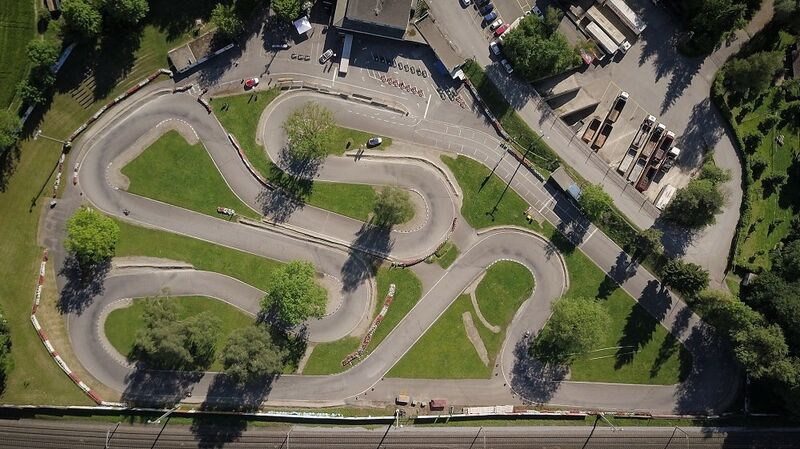
#> input picture Karting_Wohlen_5.jpg, 800 x 449 px
$ python segment.py
#> lines starting #> are read from the running program, lines starting #| are printed output that depends on the picture; after the words box and inside, x2 and y2 are one past the last pixel; in counts of white or black regions, pixels touching at a corner belong together
"""
Generate per-class binary masks from the aerial track photo, plus a colored
segmentation overlay and a dedicated track-border mask.

Run:
    python3 segment.py

Outputs (PNG, same resolution as the source):
    mask_asphalt.png  mask_grass.png  mask_curb.png  mask_tree.png
    mask_paint.png    mask_border.png segmentation.png
"""

from pathlib import Path
import numpy as np
from PIL import Image

SRC = Path(__file__).parent / "Karting_Wohlen_5.jpg"
OUT = Path(__file__).parent

# ---------- classification ----------
def classify(rgb: np.ndarray) -> dict[str, np.ndarray]:
    r = rgb[..., 0].astype(np.int16)
    g = rgb[..., 1].astype(np.int16)
    b = rgb[..., 2].astype(np.int16)
    lum = 0.299 * r + 0.587 * g + 0.114 * b
    mx = np.maximum(np.maximum(r, g), b)
    mn = np.minimum(np.minimum(r, g), b)

    greenish = (g > r + 8) & (g > b + 4)
    isgray   = (mx - mn) < 22
    isred    = (r > g + 30) & (r > b + 30)
    isbright = lum > 215
    isdark   = lum < 55

    tree    = greenish & (lum < 90)
    grass   = greenish & ~tree
    curb    = isred
    asphalt = isgray & (lum < 175) & ~grass & ~tree
    paint   = isbright & ~grass & ~tree
    shadow  = isdark & ~tree

    # Treat shadow as asphalt for downstream use (most shadows in the photo fall on tarmac).
    asphalt = asphalt | shadow

    other = ~(tree | grass | curb | asphalt | paint)
    return dict(tree=tree, grass=grass, curb=curb, asphalt=asphalt, paint=paint, other=other)

# ---------- binary morphology (no scipy) ----------
def shift(a: np.ndarray, dy: int, dx: int) -> np.ndarray:
    out = np.zeros_like(a)
    h, w = a.shape
    ys = slice(max(0, dy), h + min(0, dy))
    xs = slice(max(0, dx), w + min(0, dx))
    yt = slice(max(0, -dy), h + min(0, -dy))
    xt = slice(max(0, -dx), w + min(0, -dx))
    out[ys, xs] = a[yt, xt]
    return out

def dilate(m, iters=1):
    for _ in range(iters):
        m = m | shift(m, 1, 0) | shift(m, -1, 0) | shift(m, 0, 1) | shift(m, 0, -1)
    return m

def erode(m, iters=1):
    for _ in range(iters):
        m = m & shift(m, 1, 0) & shift(m, -1, 0) & shift(m, 0, 1) & shift(m, 0, -1)
    return m

def opening(m, k=1): return dilate(erode(m, k), k)
def closing(m, k=1): return erode(dilate(m, k), k)

def connected_components(m: np.ndarray) -> tuple[np.ndarray, list[int]]:
    """Label 4-connected components. Returns (labels, sizes_sorted_desc)."""
    from collections import deque
    h, w = m.shape
    labels = np.zeros((h, w), dtype=np.int32)
    sizes: list[int] = [0]  # label 0 = background
    next_id = 1
    for y in range(h):
        for x in range(w):
            if not m[y, x] or labels[y, x]:
                continue
            q = deque([(y, x)])
            labels[y, x] = next_id
            count = 0
            while q:
                cy, cx = q.popleft()
                count += 1
                for dy, dx in ((1, 0), (-1, 0), (0, 1), (0, -1)):
                    ny, nx = cy + dy, cx + dx
                    if 0 <= ny < h and 0 <= nx < w and m[ny, nx] and not labels[ny, nx]:
                        labels[ny, nx] = next_id
                        q.append((ny, nx))
            sizes.append(count)
            next_id += 1
    return labels, sizes

# ---------- main ----------
def main():
    img = Image.open(SRC).convert("RGB")
#> img is the input picture: PIL image 800x449 RGB; mean R, G, B 99.2, 97.4, 77.3
    rgb = np.array(img)
    masks = classify(rgb)
#> in classify, `r = rgb[..., 0].astype(np.int16)`:
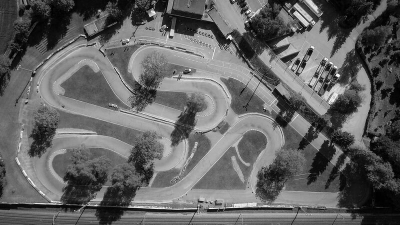
#> r: shape (449, 800) int16 (shown at 1/2 size); min 0, max 255, mean 99.2
#> in classify, `b = rgb[..., 2].astype(np.int16)`:
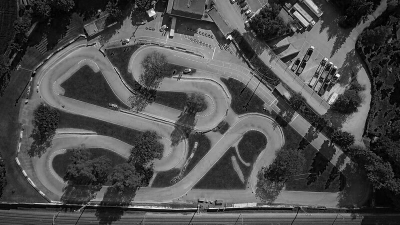
#> b: shape (449, 800) int16 (shown at 1/2 size); min 0, max 255, mean 77.3
#> in classify, `greenish = (g > r + 8) & (g > b + 4)`:
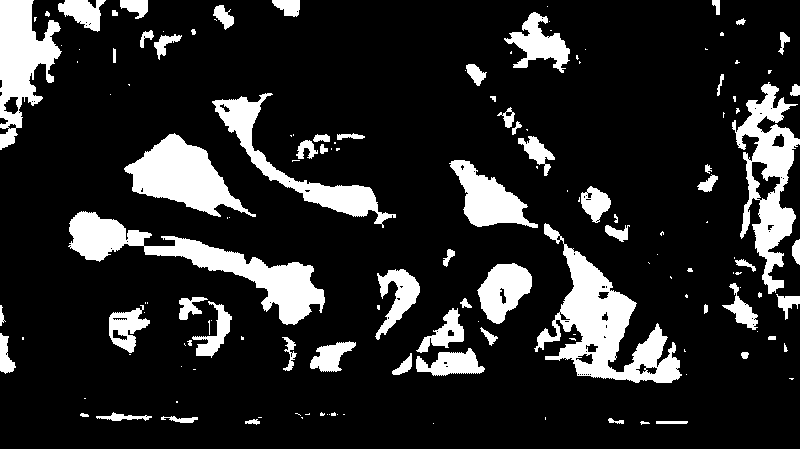
#> greenish: shape (449, 800) bool; 15.9% white; 148 white regions (80 under 20 px), largest, box (x1, y1, x2, y2) and area: (534, 223, 682, 383) 8070, (68, 211, 325, 325) 7326, (732, 82, 800, 294) 5750
#> in classify, `other = ~(tree | grass | curb | asphalt | paint)`:
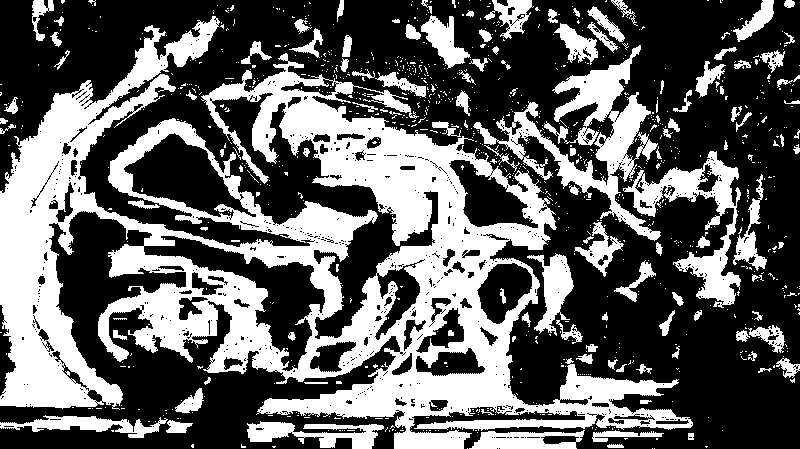
#> other: shape (449, 800) bool; 37.7% white; 977 white regions (859 under 20 px), largest, box (x1, y1, x2, y2) and area: (0, 16, 693, 449) 96804, (473, 45, 661, 241) 8684, (623, 151, 741, 308) 5097
#> masks = 6 items

    # Cleanup: close small gaps in asphalt, open to drop speckle. Same idea for grass/tree.
    masks["asphalt"] = opening(closing(masks["asphalt"], k=2), k=1)
#> the loop in erode, `for _ in range(iters):` made 2 passes
#> the loop in erode (call 2), `for _ in range(iters):` made 1 pass
#> the loop in dilate (call 2), `for _ in range(iters):` made 1 pass
    masks["grass"]   = opening(closing(masks["grass"],   k=1), k=1)
    masks["tree"]    = opening(closing(masks["tree"],    k=1), k=1)
    masks["curb"]    = closing(masks["curb"], k=1)

    # Track = connected asphalt component(s). Aggressive closing first to bridge gaps caused by
    # trees overhanging the tarmac (which would otherwise split the track into many small blobs).
    asphalt = masks["asphalt"]
    asphalt_bridged = closing(asphalt, k=4)
#> after the loop in dilate (call 8), `for _ in range(iters):`:
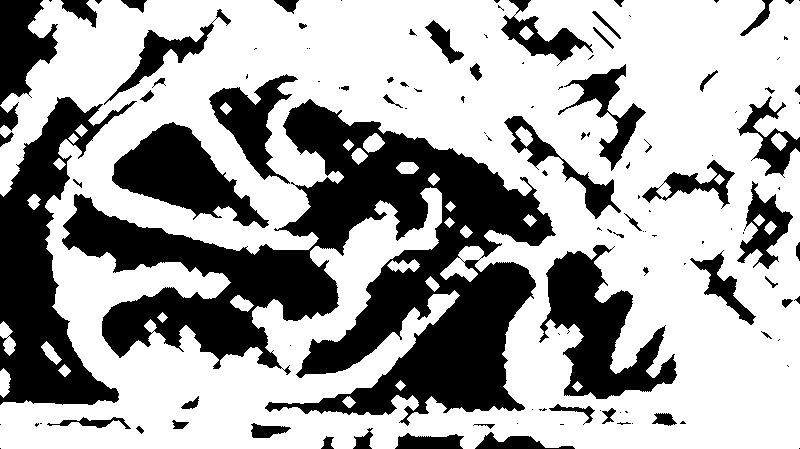
#> m: shape (449, 800) bool; 65.2% white; 125 black regions (64 under 20 px), largest, box (x1, y1, x2, y2) and area: (62, 99, 556, 426) 62137, (0, 97, 137, 405) 17134, (539, 245, 677, 399) 9407
    labels, sizes = connected_components(asphalt_bridged)
#> after the loop in connected_components, `for y in range(h):`:
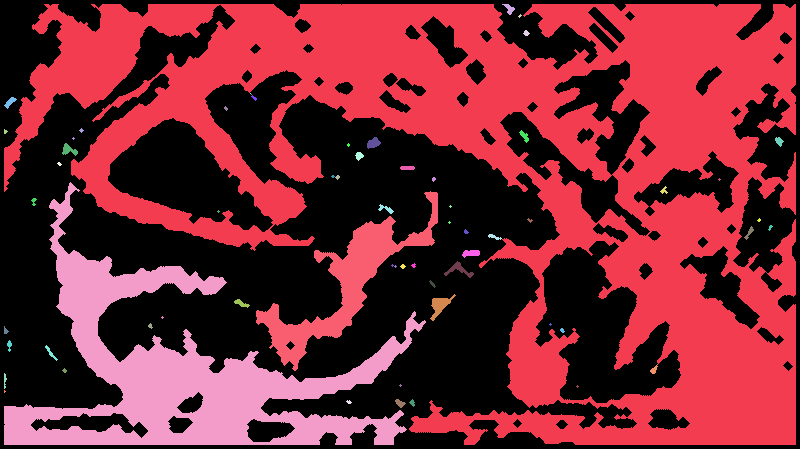
#> labels: shape (449, 800) int32; 66 distinct labels, from 0 to 65; one colour per label, 0 black
#> sizes = 66 values, max 139822 at index 1, min 0 at index 0, mean 2696.5

    import sys
    seed = None
    if len(sys.argv) >= 3:
        seed = (int(sys.argv[2]), int(sys.argv[1]))   # (y, x) from "x y" args (image coords)
    if seed is not None and 0 <= seed[0] < labels.shape[0] and 0 <= seed[1] < labels.shape[1]:
        best_label = int(labels[seed])
        if best_label == 0:
            print(f"warning: seed pixel {seed[::-1]} is not asphalt; falling back to largest blob")
            best_label = int(np.argmax(sizes[1:])) + 1 if len(sizes) > 1 else 0
    else:
        best_label = int(np.argmax(sizes[1:])) + 1 if len(sizes) > 1 else 0
#> best_label = 1

    track = (labels == best_label) & asphalt    # intersect with raw mask so closing-filled gaps are not "drivable"
#> track: shape (449, 800) bool; 36.5% white; 29 white regions (12 under 20 px), largest, box (x1, y1, x2, y2) and area: (4, 4, 796, 445) 125465, (269, 97, 324, 184) 1771, (409, 410, 585, 445) 1555
    track = closing(track, k=1)
#> the loop in dilate (call 9), `for _ in range(iters):` made 1 pass
#> pass 1, in dilate (call 9), `m = m | shift(m, 1, 0) | shift(m, -1, 0) | shift(m, 0, 1) | shift(m, 0..`:
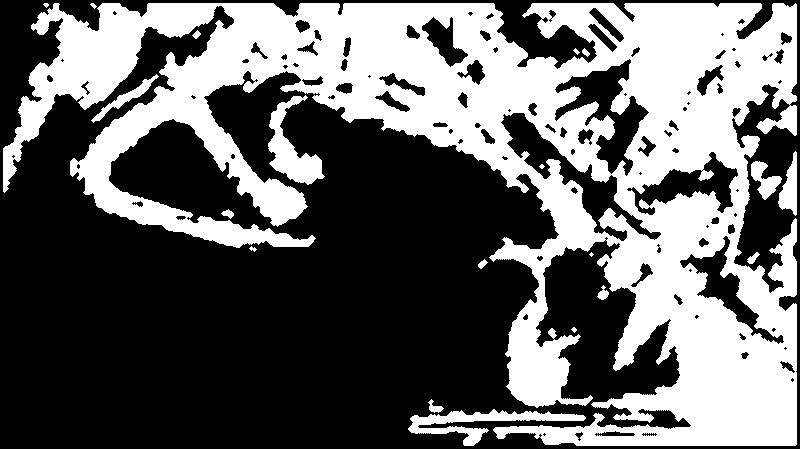
#> m: shape (449, 800) bool; 40% white; 20 white regions (3 under 20 px), largest, box (x1, y1, x2, y2) and area: (3, 3, 797, 446) 137081, (408, 409, 586, 446) 2081, (268, 95, 325, 185) 2044
    masks["track"] = track

    # Track border = boundary of the track region (the actual usable border).
    track_border = track & ~erode(track, iters=1)
    track_border = dilate(track_border, iters=1)
    masks["track_border"] = track_border

    # Generic asphalt border (kept for reference: borders of every asphalt blob).
    border = asphalt & ~erode(asphalt, iters=1)
    border = dilate(border, iters=1)
    masks["border"] = border

    # Save individual masks
    for name, m in masks.items():
        if name == "other":
            continue
        Image.fromarray((m.astype(np.uint8) * 255), mode="L").save(OUT / f"mask_{name}.png")
#> this loop made 9 passes
#> name on passes 1 to 8: 'tree', 'grass', 'curb', 'asphalt', 'paint', 'other', 'track', 'track_border'

    # Color-coded segmentation for visual inspection.
    palette = {
        "asphalt":      ( 80,  80,  80),
        "track":        ( 40,  40,  40),
        "grass":        ( 60, 160,  70),
        "tree":         ( 20,  80,  30),
        "curb":         (220,  40,  40),
        "paint":        (240, 240, 240),
        "border":       (200, 160,   0),
        "track_border": (255, 230,   0),
        "other":        (140, 110,  90),
    }
    seg = np.zeros_like(rgb)
    # Paint in priority order so higher-priority classes win on overlap.
    order = ["other", "grass", "tree", "asphalt", "track", "paint", "curb", "border", "track_border"]
    for name in order:
        if name not in masks: continue
        seg[masks[name]] = palette[name]
    Image.fromarray(seg).save(OUT / "segmentation.png")

    # Print pixel counts so you can sanity-check the classifier.
    total = rgb.shape[0] * rgb.shape[1]
    print(f"image: {rgb.shape[1]}x{rgb.shape[0]} ({total} px)")
#| image: 800x449 (359200 px)
    for name, m in masks.items():
        pct = 100.0 * m.sum() / total
        print(f"  {name:8s} {int(m.sum()):>8d} px  {pct:5.1f}%")
#> this loop made 9 passes
#> (name, pct) on passes 1 to 8: ('tree', 9.27), ('grass', 8.01), ('curb', 0.255), ('asphalt', 47.49), ('paint', 0.533), ('other', 37.71), ('track', 36.53), ('track_border', 10.49)
#> (printed output is left out)

if __name__ == "__main__":
    main()

$ run again, with Gemini_Generated_Image_96t4n296t4n296t4.png saved as Karting_Wohlen_5.jpg
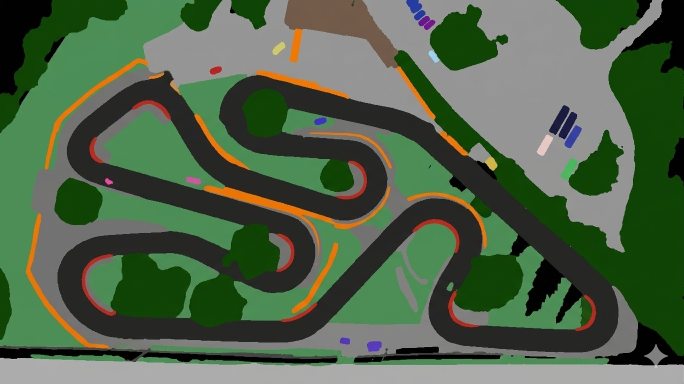
#> input picture Gemini_Generated_Image_96t4n296t4n296t4.png, 1368 x 768 px (shown at 1/2 size)
#> in main, img is the input picture: PIL image 1368x768 RGB; mean R, G, B 79.1, 99, 72.1
#> greenish: shape (768, 1368) bool; 43.2% white; 26 white regions (6 under 20 px), largest, box (x1, y1, x2, y2) and area: (788, 81, 1368, 713) 95727, (0, 0, 446, 697) 93218, (176, 434, 724, 656) 50590
#> isgray: shape (768, 1368) bool; 52.2% white; 32 black regions (2 under 20 px), largest, box (x1, y1, x2, y2) and area: (569, 0, 1368, 712) 111697, (0, 0, 445, 700) 102378, (161, 222, 786, 655) 82020
#> isred: shape (768, 1368) bool; 3.5% white; 34 white regions (4 under 20 px), largest, box (x1, y1, x2, y2) and area: (408, 371, 782, 508) 6059, (52, 426, 218, 699) 3841, (90, 117, 297, 339) 2982
#> isbright: shape (768, 1368) bool; 0% white in thin lines or dots, all inside (x1, y1, x2, y2) = (1075, 270, 1314, 732)
#> isdark: shape (768, 1368) bool; 43.6% white; 109 white regions (91 under 20 px), largest, box (x1, y1, x2, y2) and area: (115, 0, 1368, 731) 370558, (0, 0, 255, 266) 28557, (860, 9, 1016, 141) 11492
#> tree: shape (768, 1368) bool; 21.4% white; 55 white regions (22 under 20 px), largest, box (x1, y1, x2, y2) and area: (788, 81, 1368, 713) 93316, (221, 504, 595, 656) 25671, (0, 0, 255, 266) 17619
#> grass: shape (768, 1368) bool; 21.8% white; 47 white regions (16 under 20 px), largest, box (x1, y1, x2, y2) and area: (0, 0, 446, 695) 69539, (656, 448, 911, 652) 24661, (204, 221, 450, 380) 18463
#> shadow: shape (768, 1368) bool; 22.7% white; 125 white regions (104 under 20 px), largest, box (x1, y1, x2, y2) and area: (115, 141, 1237, 705) 199437, (0, 0, 103, 189) 10536, (1243, 0, 1368, 145) 7515
#> other: shape (768, 1368) bool; 2.5% white; 354 white regions (311 under 20 px), largest, box (x1, y1, x2, y2) and area: (569, 0, 870, 241) 13997, (811, 0, 872, 62) 1728, (1127, 250, 1165, 298) 992
#> masks = 6 items
#> the loop in erode, `for _ in range(iters):` made 2 passes
#> the loop in erode (call 2), `for _ in range(iters):` made 1 pass
#> the loop in dilate (call 2), `for _ in range(iters):` made 1 pass
#> after the loop in dilate (call 8), `for _ in range(iters):`:
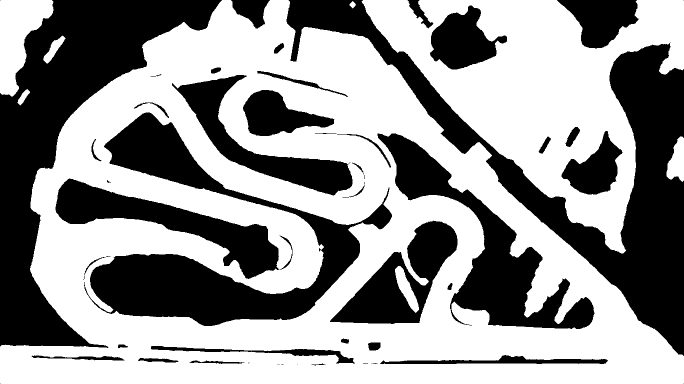
#> m: shape (768, 1368) bool (shown at 1/2 size); 58.2% white; 55 black regions (18 under 20 px), largest, box (x1, y1, x2, y2) and area: (573, 0, 1368, 712) 103571, (0, 0, 444, 696) 97624, (168, 225, 784, 652) 72062
#> in main, `labels, sizes = connected_components(asphalt_bridged)`: sizes = [0, 9417, 397044, 118943, 21, 430, 107, 1304, 8, 1, 1, 734, 1047]
#> best_label = 2
#> track: shape (768, 1368) bool; 37.6% white; 2 white regions, box (x1, y1, x2, y2) and area: (4, 4, 1364, 764) 394002, (674, 329, 726, 390) 1030
#> in main, `track_border = track & ~erode(track, iters=1)`:
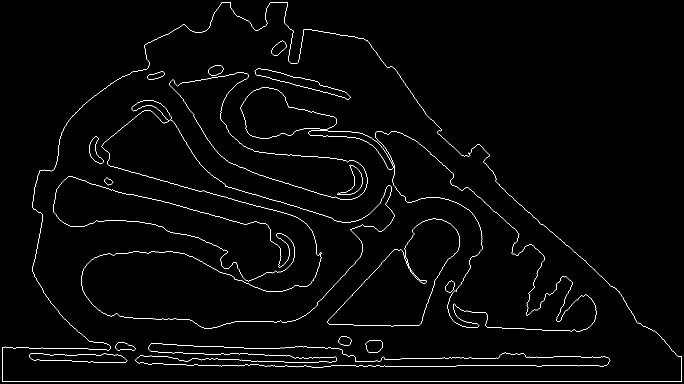
#> track_border: shape (768, 1368) bool (shown at 1/2 size); 1.6% white in thin lines or dots
#> the loop in main, `for name, m in masks.items():` made 9 passes
#> name on passes 1 to 8: 'tree', 'grass', 'curb', 'asphalt', 'paint', 'other', 'track', 'track_border'
#| image: 1368x768 (1050624 px)
#> the loop in main, `for name, m in masks.items():` made 9 passes
#> (name, pct) on passes 1 to 8: ('tree', 20.87), ('grass', 21.52), ('curb', 3.47), ('asphalt', 50.61), ('paint', 0.00238), ('other', 2.47), ('track', 37.6), ('track_border', 4.75)
#> (printed output is left out)
